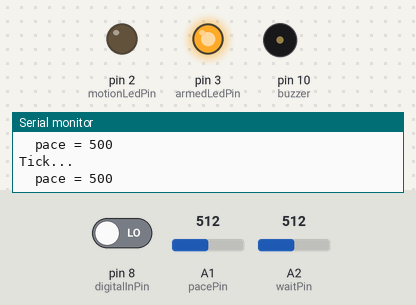
Bench run of a sketch on a simulated Arduino Uno, built with avr-gcc and run on an emulated ATmega328P. Shown: output pins drawn as LEDs (lit = HIGH), buzzer (waves = sounding), the last lines printed to the serial monitor. The test bench sets the inputs (shaded band); at power-on: pin 8 (digitalInPin) LOW, A1 (pacePin) = 512, A2 (waitPin) = 512. Random numbers use the default seed unless the sketch sets one.

Above: at 1.3 s.
1.4 s: pin 8 (digitalInPin) driven HIGH
At 3.4 s:
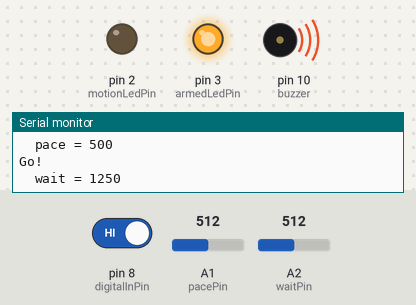
At 4.7 s:
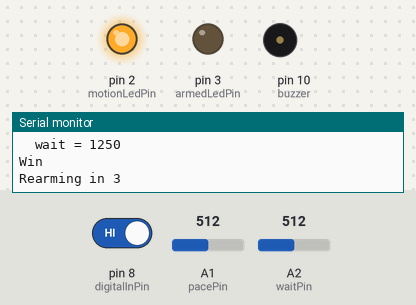
4.9 s: pin 8 (digitalInPin) driven LOW
At 11.2 s:
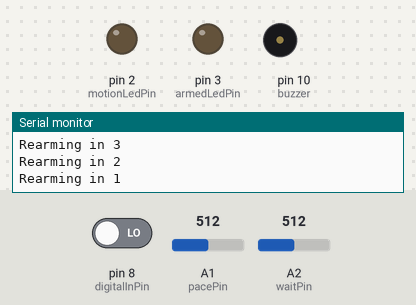
11.5 s: A1 (pacePin) set to 334
23.4 s: A1 (pacePin) set to 312
26.9 s: A1 (pacePin) set to 511
Timing chart, 0 to 31.4 s (numbered marks = the images above; inputs shaded):
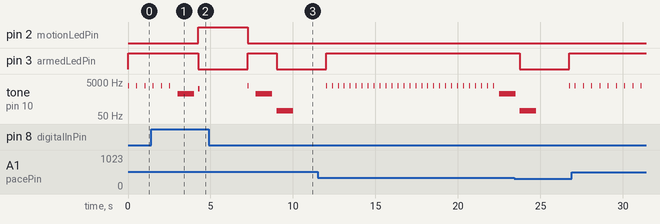

Measured:
- after the input at 1.4 s, pin 2 (motionLedPin): LOW → HIGH after 2.9 s
- by itself, tone on pin 10 (buzzer): repeats every 0.36 s: silent 0.35 s, 3000 Hz 0.01 s, until it stays 1000 Hz from 22.5 s

The sketch:

day_10_in_class_game.ino
```cpp
const int digitalInPin = 8;
const int armedLedPin = 3;
const int motionLedPin = 2;
const int buzzer = 10;
const int pacePin = A1;
const int waitPin = A2;
int val;
int waitPinVal;
int pacePinVal;
int pace;
int wait;

void setup() {
  // put your setup code here, to run once:
  pinMode(motionLedPin, OUTPUT);
  pinMode(armedLedPin, OUTPUT);
  digitalWrite(armedLedPin, HIGH);
  randomSeed(analogRead(A0));
  Serial.begin(9600);
}

void loop() {
  tick();
  if (random(0, 10) == 0) {
    go();
    int state = motionRead(digitalInPin);
    digitalWrite(motionLedPin, state);
    rearm();
    digitalWrite(motionLedPin, LOW);
  }

}


int motionRead(int pin) {
  waitPinVal = analogRead(waitPin);
  wait = map(waitPinVal, 0, 1023, 500, 2000);
  Serial.print("  wait = ");
  Serial.print(wait);
  Serial.println();
  delay(wait);
  val = digitalRead(pin);
  if (val == 1) {
    winFunction();
    return val;
  }else{
    failFunction();
    return val;
  }
}


void rearm() {
  digitalWrite(armedLedPin, LOW);
  for (int x = 3; x > 0; x--) {
    Serial.print("Rearming in ");
    Serial.print(x);
    Serial.println();
    delay(1000);
    if (x == 0) break;
  }
  Serial.println("Re-armed");
  digitalWrite(armedLedPin, HIGH);
}

void tick() {
  Serial.println("Tick...");
  tone(buzzer, 4000, 5);
  tone(buzzer, 3000, 10);
  pacePinVal = analogRead(pacePin);
  pace = map(pacePinVal, 0, 1023, 100, 900);
  Serial.print("  pace = ");
  Serial.print(pace);
  Serial.println();
  delay(pace);
}

void go() {
  Serial.println("Go!");
  tone(buzzer, 1000, 1000);
}

void winFunction() {
  Serial.println("Win");
  tone(buzzer, 3000, 200);
  tone(buzzer, 2000, 100);
}

void failFunction() {
  Serial.println("Fail");
  tone(buzzer, 100, 1000);
}
```
